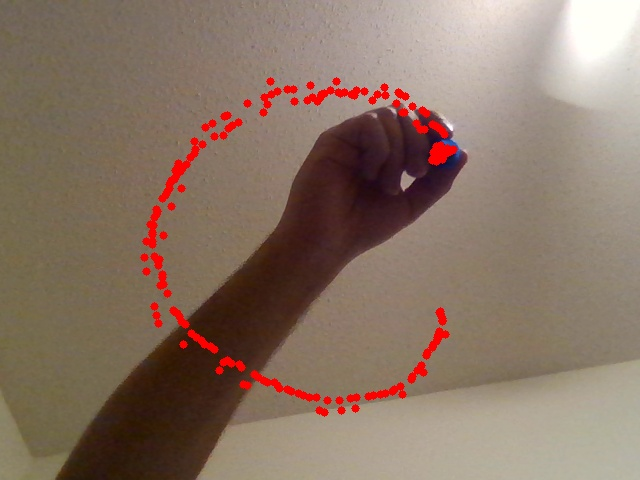
#> input picture project/sample_drawing.jpg, 640 x 480 px, given in place of the camera
$ python track_hand_backprojection.py
#> lines starting #> are read from the running program, lines starting #| are printed output that depends on the picture; after the words box and inside, x2 and y2 are one past the last pixel; in counts of white or black regions, pixels touching at a corner belong together
#> further down, frame is the input picture: shape (480, 640, 3); mean B, G, R 101.4, 116.2, 137.8
# Track hand using histogram backprojection

'''
Notes:
    - Video feed: 640 x 480 @ 30 fps
    - For good drawing space, have hand about 18 cm from camera lens

Tracking assumptions (for histogram approach to work):
    - Environment does not change significantly
'''


import cv2
import numpy as np


#=================================
# Setup
#=================================
roi_captured = False # mark as true if user is ready to acquire skin-color histogram
drawing = False # marked as true when user is ready to immediately begin drawing with their palm centroid

# Haar cascades can be found on my Mnajaro sys here:
# /usr/lib/python3.8/site-packages/cv2/data/
face_cascade = cv2.CascadeClassifier('/usr/lib/python3.8/site-packages/cv2/data/haarcascade_frontalface_default.xml')
eye_cascade = cv2.CascadeClassifier('/usr/lib/python3.8/site-packages/cv2/data/haarcascade_eye.xml')


#=================================
# Display video capture info
# Input: video capture object
# Return: NA
#=================================
def get_cap_info(cap):
    w = cap.get(cv2.CAP_PROP_FRAME_WIDTH)
    h = cap.get(cv2.CAP_PROP_FRAME_HEIGHT)
    fps = cap.get(cv2.CAP_PROP_FPS)
    print('width: {}\nheight: {}\nfps: {}'.format(width, height, fps))


#=================================
# Exclude face by drawing a filled rectangle over it
# Input: frame with face visible
# Return: edited frame with face blacked out
#=================================
def exclude_face(frame):
    gray = cv2.cvtColor(frame, cv2.COLOR_BGR2GRAY)
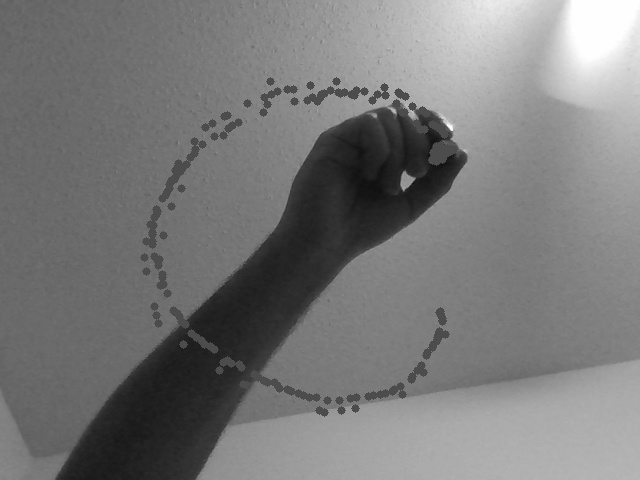
#> gray: shape (480, 640); min 15, max 255, mean 121

    faces = face_cascade.detectMultiScale(gray, 1.3, 5)
#> faces = ()

    # Draw rectangle over detected face
    for (x, y, w, h) in faces:
        frame = cv2.rectangle(frame, (x, y), (x+w, y+h), (0, 0, 255), -1)
        roi_gray = gray[y:y+h, x:x+w]
        roi_color = frame[y:y+h, x:x+w]
#> this loop made 0 passes

    return frame


#=================================
# Get roi to get color of user's skin (color we want to track)
# Input: current frame, and width andn height of the frame
# Return: original frame with roi marked; new image for roi
#=================================
def get_roi(frame):
    # Set offset (will control how big rectangle is)
    size = 60

    # Set points for rectangle roi (upper-left corner)
    # NOTE: flipping x and y corrects drawing
    x1 = 300
    y1 = 90
    x2 = x1 + size
    y2 = y1 + size

    # Draw rectangle onto frame
    cv2.rectangle(frame, (y1, x1), (y2, x2), (0, 0, 255), thickness=1)
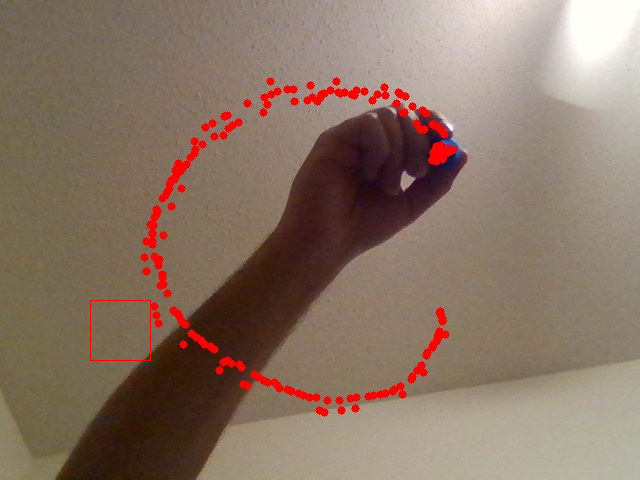
#> frame: shape (480, 640, 3); 0.08% of pixels changed, all inside (x1, y1, x2, y2) = (90, 300, 151, 361)

    # Get region of interest to calc color histogram on
    roi = frame[x1+1:x2, y1+1:y2]
    return frame, roi


#=================================
# Get histogram for region of interest using backprojection
# Input: region of interest from captured from a frame and the current frame
# Return: threshold image; binary AND resulting image
#=================================
def get_roi_hist(frame, roi):
    # Get hsv color space images for frame and roi
    hsv = cv2.cvtColor(roi,cv2.COLOR_BGR2HSV)
#> hsv: shape (59, 59, 3); mean H, S, V 18.1, 82.6, 120.9
    hsvf = cv2.cvtColor(frame,cv2.COLOR_BGR2HSV)
#> hsvf: shape (480, 640, 3); mean H, S, V 20.7, 76.9, 138

    # Calculating object histogram
    roihist = cv2.calcHist([hsv], [0, 1], None, [180, 256], [0, 180, 0, 256])
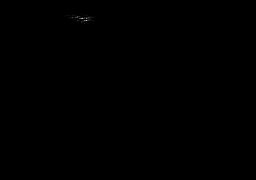
#> roihist: shape (180, 256) float32; min 0, max 194, mean 0.1

    # Normalize histogram and apply backprojection
    cv2.normalize(roihist, roihist, 0, 255, cv2.NORM_MINMAX)
#> roihist: shape (180, 256) float32; 0.48% of pixels changed, all inside (x1, y1, x2, y2) = (53, 8, 204, 24)
    dst = cv2.calcBackProject([hsvf], [0,1], roihist, [0,180,0,256], 1)
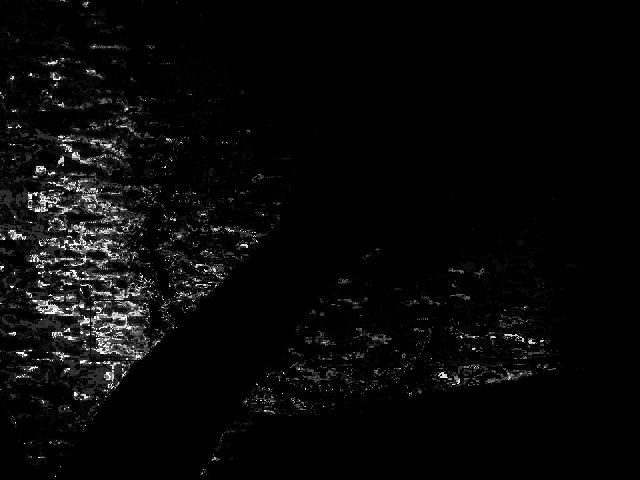
#> dst: shape (480, 640); min 0, max 255, mean 8.3

    # Now convolute with circular disc
    disc = cv2.getStructuringElement(cv2.MORPH_ELLIPSE, (5,5))
    cv2.filter2D(dst, -1, disc, dst)
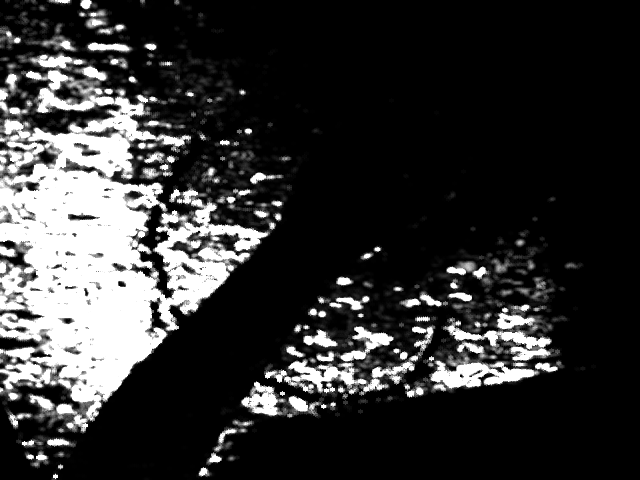
#> dst: shape (480, 640); min 0, max 255, mean 50.8

    # Threshold and binary AND
    ret, thresh = cv2.threshold(dst, 50, 255, 0)
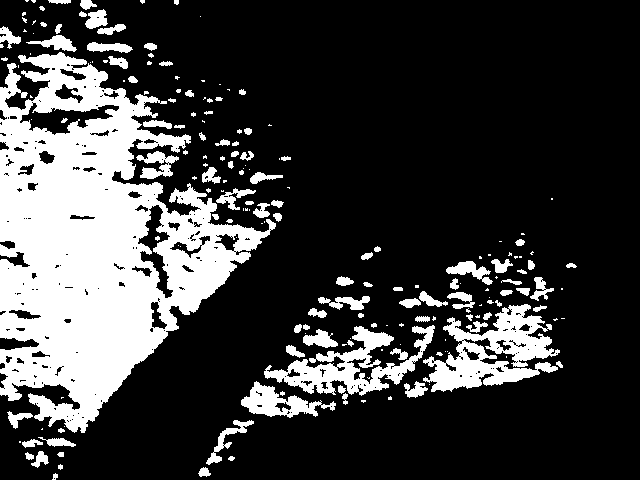
#> thresh: shape (480, 640); 23.9% white; 196 white regions (98 under 20 px), largest, box (x1, y1, x2, y2) and area: (0, 52, 276, 433) 51482, (423, 304, 560, 392) 5593, (264, 325, 435, 396) 4190
    thresh = cv2.merge((thresh, thresh, thresh))
    res = cv2.bitwise_and(frame, thresh)
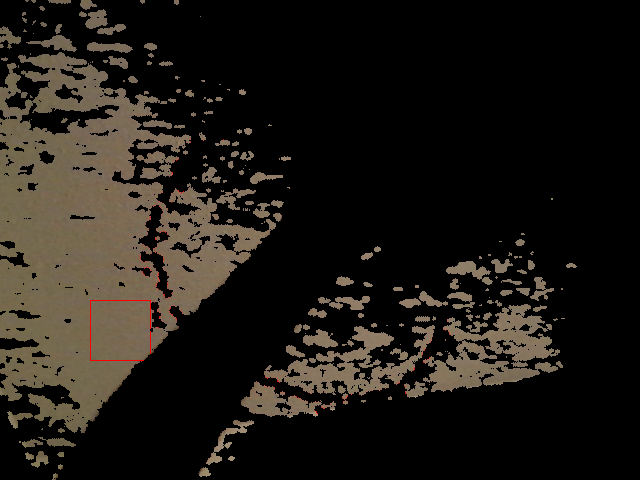
#> res: shape (480, 640, 3); mean B, G, R 20.6, 26, 29.9

    return thresh, res


#=================================
# Program Start
#=================================
cap = cv2.VideoCapture(0) # get video capture object

while(True):
    ret, frame = cap.read() # get individual frame (an image)
    frame = exclude_face(frame) # detect and exclude face

    #-----------------------------
    # Get roi to extract skin color
    #-----------------------------
    if not roi_captured:
        frame, roi = get_roi(frame)

    #-----------------------------
    # Get threshold image from user's skin color
    #-----------------------------
    thresh, res = get_roi_hist(frame, roi)

    # Binarize image using skin color
    #ret, thresh = cv2.threshold(thresh, 200, 255, cv2.THRESH_BINARY)
    #ret, thresh = cv2.threshold(thresh, 127, 255, cv2.THRESH_TRUNC)

    '''
    TODO: before finding contours, do the following
    - remove noise
    - smooth threshold image
    - find canny edge detection
    '''
    # [5 lines of commented-out code are left out]

    '''
    low = 150
    high = 250
    thresh = cv2.Canny(thresh, low, high)
    '''

    # TODO: after performing the previous TODO ops, find contours from edge image
    '''
    contours, hierarchy = cv2.findContours(thresh, 1, 2)
    cnt = contours[0]
    M = cv2.moments(cnt) # get image moments
    # Get centroid x and y
    #cx = int(M['m10']/M['m00'])
    #cy = int(M['m01']/M['m00'])
    hull = cv2.convexHull(cnt) # get convex hull
    size = 10
    for i in range(len(hull)):
        thresh = cv2.drawContours(thresh, hull, i, (255,255,0), size)
        frame = cv2.drawContours(frame, hull, i, (255,255,0), size)
    #'''

    #-----------------------------
    # Display
    #-----------------------------
    cv2.imshow('frame', frame)
    #cv2.imshow('roi', roi)
    cv2.imshow('thresh', thresh)
    #cv2.imshow('res', res)

    #-----------------------------
    # Keyboard events
    #-----------------------------
    k = cv2.waitKey(1) & 0xFF
#> (key Esc is pressed here)
    if k == ord('s'):
        roi_captured = True
    elif k == 27: # esc key
        break

# Release video capture and close everything
cap.release()
cv2.destroyAllWindows()
